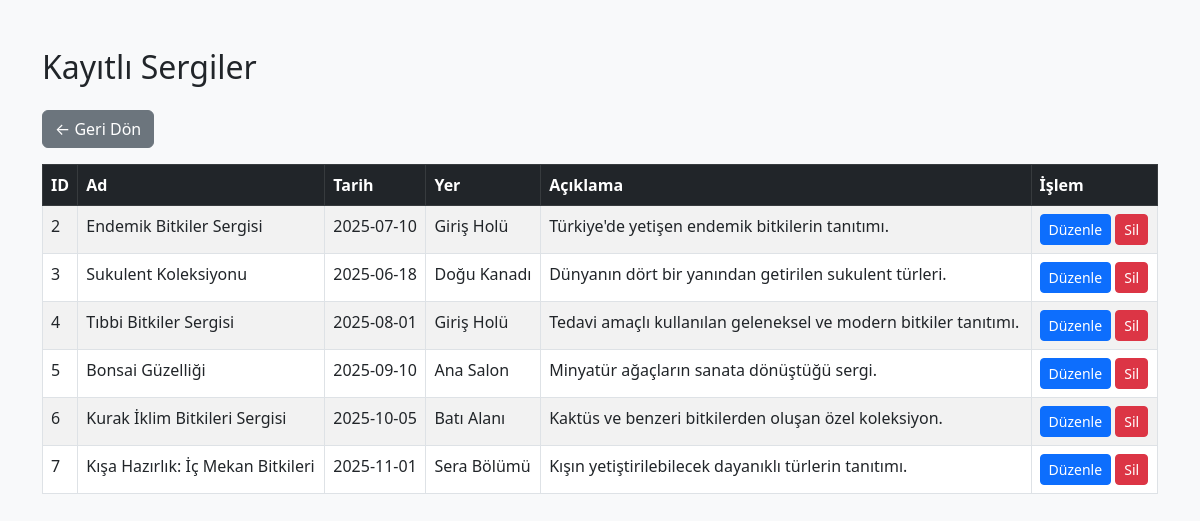
/botanik/sergiler/listele.php (signed in), run on the app's committed database.
### tables this page shows
CREATE TABLE `sergiler` (
  `sergi_id` int(11) NOT NULL,
  `sergi_ad` varchar(100) NOT NULL,
  `sergi_tarih` date DEFAULT NULL,
  `sergi_yeri` varchar(100) DEFAULT NULL,
  `sergi_aciklama` text DEFAULT NULL,
  `ekleyen_kullanici_id` int(11) DEFAULT NULL
);

### botanik/sergiler/listele.php (the view, shortened to what this page needs)
<?php
require_once '../includes/db.php';
$kullanici_id = $_SESSION["kullanici_id"];
$sorgu = $conn->prepare("SELECT * FROM sergiler WHERE ekleyen_kullanici_id = ?");
$sorgu->bind_param("i", $kullanici_id);
$sorgu->execute();
$sonuc = $sorgu->get_result();
?>
<!DOCTYPE html>
<html lang="tr">
<head>
    <link href="https://cdn.jsdelivr.net/npm/bootstrap@5.3.0/dist/css/bootstrap.min.css" rel="stylesheet">
</head>
<body class="bg-light">
<div class="container mt-5">
    <h2 class="mb-4">Kayıtlı Sergiler</h2>
    <a href="../dashboard.php" class="btn btn-secondary mb-3">← Geri Dön</a>
    <?php if ($sonuc->num_rows > 0): ?>
        <table class="table table-bordered table-striped">
            <thead class="table-dark">
                <tr>
                    <th>ID</th>
                    <th>Ad</th>
                    <th>Tarih</th>
                    <th>Yer</th>
                    <th>Açıklama</th>
                    <th>İşlem</th>
                </tr>
            </thead>
            <tbody>
                <?php while ($satir = $sonuc->fetch_assoc()): ?>
                    <tr>
                        <td><?php echo $satir["sergi_id"]; ?></td>
                        <td><?php echo htmlspecialchars($satir["sergi_ad"]); ?></td>
                        <td><?php echo $satir["sergi_tarih"]; ?></td>
                        <td><?php echo htmlspecialchars($satir["sergi_yeri"]); ?></td>
                        <td><?php echo nl2br(htmlspecialchars($satir["sergi_aciklama"])); ?></td>
                        <td>
                            <a href="duzenle.php?id=<?php echo $satir['sergi_id']; ?>"
                               class="btn btn-sm btn-primary">Düzenle</a>
                            <a href="sil.php?id=<?php echo $satir['sergi_id']; ?>"
                               class="btn btn-sm btn-danger"
                               onclick="return confirm('Bu sergiyi silmek istediğinizden emin misiniz?');">
                                Sil
                            </a>
                        </td>
                    </tr>
                <?php endwhile; ?>
            </tbody>
        </table>
    <?php else: ?>
        <div class="alert alert-info">Henüz sergi kaydı eklemediniz.</div>
    <?php endif; ?>
</div> </body> </html>

### data on the page
sergiler: sergi_id "2", sergi_ad "Endemik Bitkiler Sergisi", sergi_tarih "2025-07-10", sergi_yeri "Giriş Holü", sergi_aciklama "Türkiye'de yetişen endemik bitkilerin tanıtımı."
sergiler: sergi_id "3", sergi_ad "Sukulent Koleksiyonu", sergi_tarih "2025-06-18", sergi_yeri "Doğu Kanadı", sergi_aciklama "Dünyanın dört bir yanından getirilen sukulent türleri."
sergiler: sergi_id "4", sergi_ad "Tıbbi Bitkiler Sergisi", sergi_tarih "2025-08-01", sergi_yeri "Giriş Holü", sergi_aciklama "Tedavi amaçlı kullanılan geleneksel ve modern bitkiler tanıtımı."
sergiler: sergi_id "5", sergi_ad "Bonsai Güzelliği", sergi_tarih "2025-09-10", sergi_yeri "Ana Salon", sergi_aciklama "Minyatür ağaçların sanata dönüştüğü sergi."
sergiler: sergi_id "6", sergi_ad "Kurak İklim Bitkileri Sergisi", sergi_tarih "2025-10-05", sergi_yeri "Batı Alanı", sergi_aciklama "Kaktüs ve benzeri bitkilerden oluşan özel koleksiyon."
sergiler: sergi_id "7", sergi_ad "Kışa Hazırlık: İç Mekan Bitkileri", sergi_tarih "2025-11-01", sergi_yeri "Sera Bölümü", sergi_aciklama "Kışın yetiştirilebilecek dayanıklı türlerin tanıtımı."
